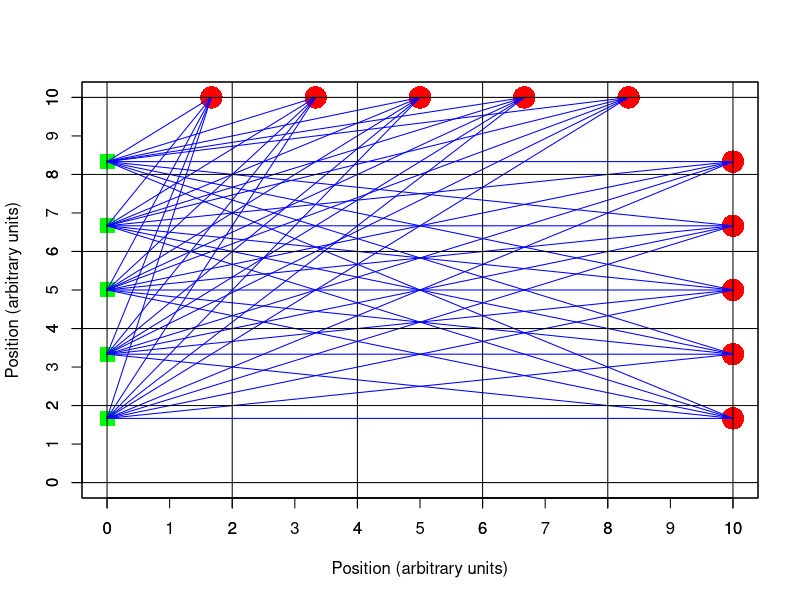

Write the R code that produced this figure.
## R script for Tomography
# by Fasil Tesema, November 28 2013, Dessie/Kombolcha, Ethiopia.
# Bahir Dar University, Bahir Dar, Ethiopia
rm(list=(ls()))# clear all the variables
#setwd("C:/Users/Fasilo/Desktop/MATLAB and R_programs/")
nx=10;ny=10# grids in x and y direction (2D)
dx=1;dy=1# step of the grid
x=seq(0,nx,by=dx);y=seq(0,ny,by=dy) #nx=length(x)-1#ny=length(y)-1
xmin=min(x);xmax=max(x);ymin=min(y);ymax=max(y)
rangex=xmax-xmin;rangey=ymax-ymin
side1=5 #number of receivers on side 1 at the surface of the ground
Rxy1=matrix(c(t((xmin+(1:side1)*rangex)/(side1+1)),ymax*(t(rep(1,side1)))),nrow=side1,ncol=2)
side2=5 #number of receivers on side 2 (borehole 2)
Rxy2=matrix(c(xmax*(rep(1,side2)),t((ymin+(1:side2)*rangey)/(side2+1))),nrow=side2,ncol=2)
Rxy=rbind(Rxy1,Rxy2)
side3=5 #number of transmitters on side 3 (borehole 1)
Txy=matrix(c(xmin*(t(rep(1,side3))),t((ymin+(1:side3)*rangey)/(side3+1))),nrow=side3,ncol=2)
##########################################################################
# Graphics
plot(c(Txy[,1],Rxy[,1]),c(Txy[,2],Rxy[,2]),xlab="Position (arbitrary units)",
ylab="Position (arbitrary units)",ylim=c(0,10),pch=NA)
points(Txy[,1],Txy[,2],pch=15,col="green",cex=2)
points(Rxy[,1],Rxy[,2],pch=16,col="red",cex=3)
axis(1,at=0:10)
axis(2,at=0:10)
for (i in 1:length(Txy[,1])){for (j in 1:length(Rxy[,1])){
lines(c(Txy[i,1],Rxy[j,1]),c(Txy[i,2],Rxy[j,2]),type="l",col="blue")
}}
grid(lwd=1,lty="solid",col="black")
box(col="black",lwd=1)
